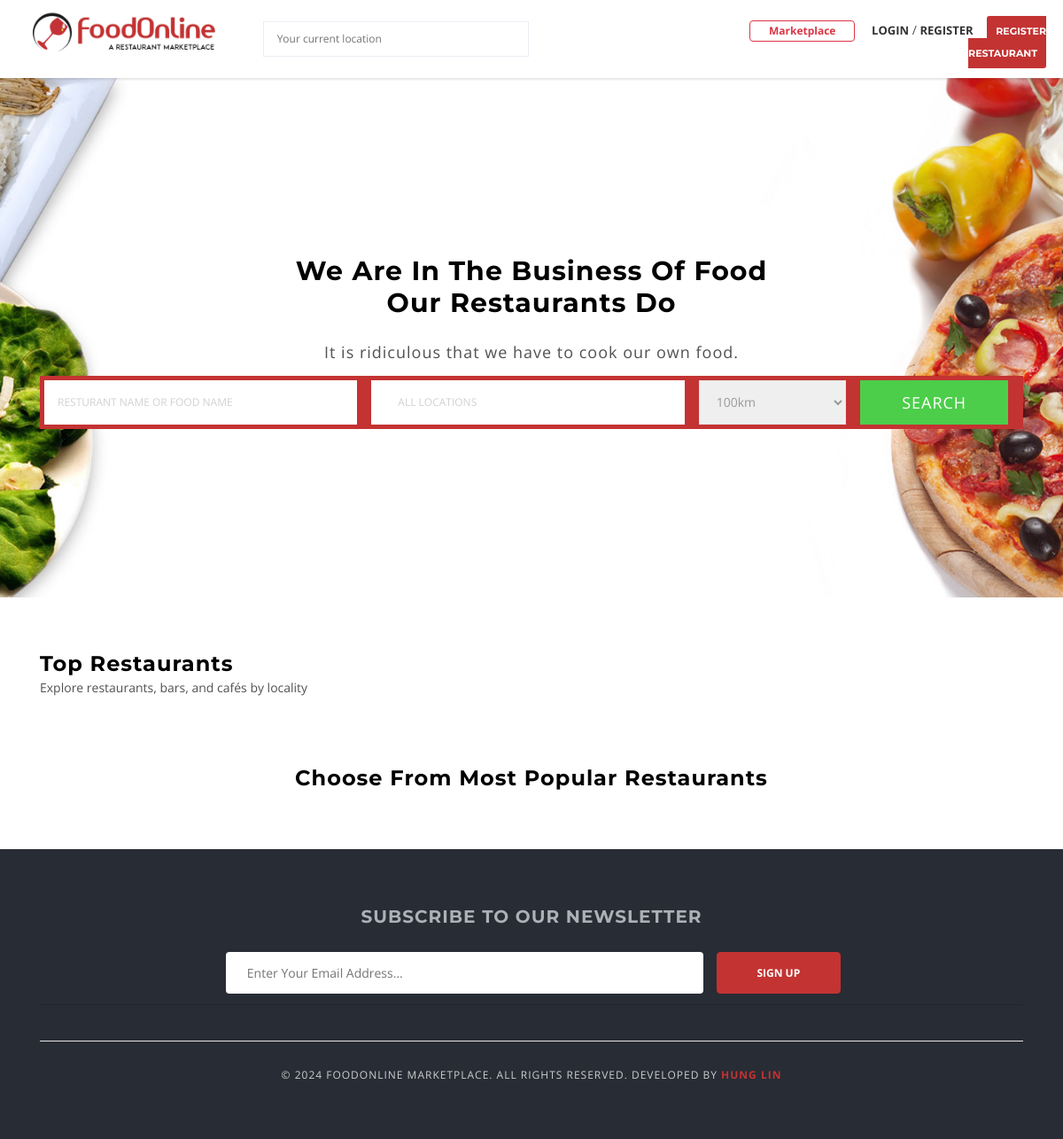
Before: / with the older database file.
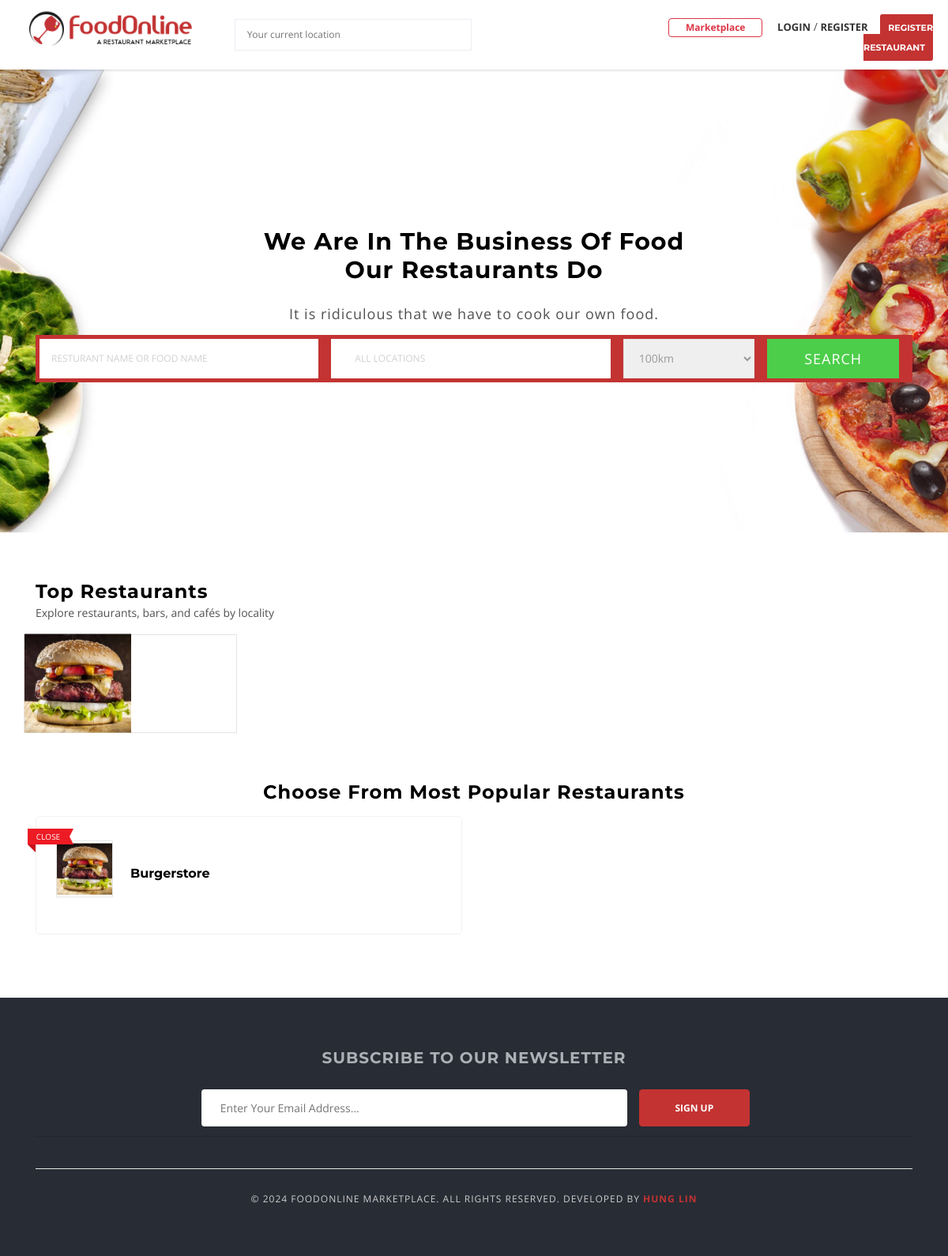
After: the same page with the newer database file.
### vendor/models.py (models this page shows, shortened)
class Vendor(models.Model):
    user = models.OneToOneField(User, on_delete=models.CASCADE, related_name="vendor")
    user_profile = models.OneToOneField(UserProfile, on_delete=models.CASCADE, related_name="vendor")
    vendor_name = models.CharField(max_length=50)
    vendor_slug = models.SlugField(max_length=100, unique=True,null=True)
    vendor_license = models.ImageField(upload_to="vendor/license")
    is_approved = models.BooleanField(default=False)
    created_at = models.DateTimeField(auto_now_add=True,null=True)
    modfied_at = models.DateTimeField(auto_now=True)
    def __str__(self):
        return self.vendor_name
    def is_open(self):
        today_date = date.today()
        today = today_date.isoweekday()
        current_opening_hours = OpeningHour.objects.filter(vendor=self, day=today)
        now = datetime.now()
        current_time = now.strftime("%H:%M:%S")
        is_open = None
        return is_open

### djangoapp/views.py (the view)
# urls.py: path("", views.home, name="home"),
def home(request):
    vendors = Vendor.objects.filter(is_approved=True, user__is_active=True)[:8]
    context = {
        "vendors": vendors,
    }
    return render(request, "home.html", context)

### accounts/context_processors.py (called while the page is built)
def get_vendor(request):
    try:
        vendor = Vendor.objects.get(user=request.user)
    except:
        vendor = None
    return dict(vendor=vendor)

def get_user_profile(request):
    try:
        user_profile = UserProfile.objects.get(user=request.user)
    except:
        user_profile = None
    return dict(user_profile=user_profile)

### templates/home.html (shortened to what this page needs)
{% extends 'base.html' %}
{% load static %}
{% block content %}
<div class="main-section">
  <div
    class="page-section nopadding cs-nomargin main-search-bar"
    style="
      padding-top: 200px;
      padding-bottom: 150px;
      margin-bottom: 0px;
      background: url('{% static 'extra-images/bg-image1.jpg' %}') no-repeat
        center / cover;
    "
  >
    <div class="container">
      <div class="row">
        <div class="col-lg-12 col-md-12 col-sm-12 col-xs-12">
          <div class="element-title">
            <h1
              style="
                font-size: 40px;
                color: #505050;
                text-transform: uppercase;
                line-height: 50px;
                margin-bottom: 25px;
                text-align: center;
              "
            >
              We are in the business of food<br />our restaurants do
            </h1>
            <p
              style="
                font-size: 18px;
                letter-spacing: 1px;
                color: #505050;
                text-align: center;
              "
            >
              It is ridiculous that we have to cook our own food.
            </p>
          </div>
        </div>
        <div class="col-lg-12 col-md-12 col-sm-12 col-xs-12">
          <div class="main-search fancy bg-holder">
            <form action="{% url 'search' %}" method="GET">
              <div class="row">
                <div class="col-lg-4 col-md-4 col-sm-3 col-xs-12">
                  <div class="field-holder">
                    <input
                      type="text"
                      name="keyword"
                      placeholder="Resturant name or food name"
                    />
                  </div>
                </div>
                <div class="col-lg-4 col-md-4 col-sm-5 col-xs-12">
                  <div class="field-holder">
                    <ul>
                      <li class="select-location">
                        <div
                          class="foodbakery-locations-fields-group foodbakery-focus-out"
                        >
                          <span class="foodbakery-search-location-icon"
                            ><i class="icon-location"></i
                          ></span>
                          <input
                            type="text"
                            name="address"
                            class="location-field-text filter"
                            id="id_address"
                            placeholder="All Locations"
                            required
                          />
                        </div>
                      </li>
                    </ul>
                  </div>
                </div>
                <div class="col-lg-2 col-md-2 col-sm-2 col-xs-12">
                  <select
                    name="radius"
                    id="radius"
                    style="height: 50px"
                    required
                  >
                    <option value="100" selected>100km</option>
                  </select>
                </div>
                <div class="col-lg-2 col-md-2 col-sm-2 col-xs-12">
                  <div class="field-holder">
                    <input type="submit" value="Search" />
                  </div>
                </div>
              </div>
            </form>
          </div>
        </div>
      </div>
    </div>
  </div>
  <div
    class="page-section nopadding cs-nomargin"
    style="
      margin-top: 0px;
      padding-top: 60px;
      padding-bottom: 0px;
      margin-bottom: 0px;
      background: #ffffff;
    "
  >
    <div class="container">
      <div class="row">
        <div class="col-lg-12 col-md-12 col-sm-12 col-xs-12">
          <div class="element-title align-left">
            <h2>Top Restaurants</h2>
            <p>Explore restaurants, bars, and cafés by locality</p>
          </div>
        </div>
        <div
          class="col-lg-12 col-md-12 col-sm-12 col-xs-12"
          style="padding-right: 0 !important; padding-left: 0 !important"
        >
          <div class="company-logo">
            <ul>
              {% for vendor in vendors %}
              <li class="has-border">
                <figure>
                  {% if vendor.user_profile.profile_picture %}
                  <a
                    href="{% url 'marketplace:vendor_detail' vendor.vendor_slug %}"
                    ><img
                      src="{{ vendor.user_profile.profile_picture.url }}"
                      class="attachment-full size-full wp-post-image"
                      alt="Profile Picture"
                      height="125"
                  /></a>
                  {% else %}
                  <a
                    href="{% url 'marketplace:vendor_detail' vendor.vendor_slug %}"
                    ><img
                      src="{% static 'images/default-profile.png' %}"
                      class="attachment-full size-full wp-post-image"
                      alt="Profile Picture"
                      height="125"
                  /></a>
                  {% endif %}
                </figure>
              </li>
              {% endfor %}
            </ul>
          </div>
        </div>
      </div>
    </div>
  </div>
  <div
    class="page-section nopadding cs-nomargin"
    style="
      margin-top: 0px;
      padding-top: 60px;
      padding-bottom: 50px;
      margin-bottom: 0px;
      background: #ffffff;
    "
  >
    <div class="container">
      <div class="row">
        <div class="col-lg-12 col-md-12 col-sm-12 col-xs-12">
          <div class="element-title align-center">
            <h2>Choose From Most Popular Restaurants</h2>
          </div>
        </div>
        <div class="col-lg-12 col-md-12 col-sm-12 col-xs-12">
          <div class="listing fancy">
            <ul class="row">
              {% for vendor in vendors %}
              <li class="col-lg-6 col-md-6 col-sm-6 col-xs-12">
                <div class="list-post featured">
                  <div class="img-holder">
                    <figure>
                      {% if vendor.user_profile.profile_picture %}
                      <a
                        href="{% url 'marketplace:vendor_detail' vendor.vendor_slug %}"
                        ><img
                          src="{{ vendor.user_profile.profile_picture.url }}"
                          class="img-thumb wp-post-image"
                          alt="Profile Picture"
                      /></a>
                      {% else %}
                      <a
                        href="{% url 'marketplace:vendor_detail' vendor.vendor_slug %}"
                        ><img
                          src="{% static 'images/default-profile.png' %}"
                          class="img-thumb wp-post-image"
                          alt="Profile Picture"
                      /></a>
                      {% endif %}
                    </figure>
                    {% if vendor.is_open %}
                    <span class="restaurant-status open">
                      <em class="bookmarkRibbon"></em>Open
                    </span>
                    {% else %}
                    <span class="restaurant-status close">
                      <em class="bookmarkRibbon"></em>Close
                    </span>
                    {% endif %}
                  </div>
                  <div class="text-holder">
                    <div class="post-title">
                      <h5>
                        <a
                          href="{% url 'marketplace:vendor_detail' vendor.vendor_slug %}"
                          >{{ vendor }}</a
                        >
                      </h5>
                    </div>
                  </div>
                </div>
              </li>
              {% endfor %}
            </ul>
          </div>
        </div>
      </div>
    </div>
  </div>
</div>
{% endblock %}

### templates/base.html (shortened to what this page needs)
{% load static %}
<!DOCTYPE html>
<html lang="en">
  <head>
    <link href="{% static 'css/iconmoon.css' %}" rel="stylesheet" />
    <link href="{% static 'css/style.css' %}" rel="stylesheet" />
    <link href="{% static 'css/cs-foodbakery-plugin.css' %}" rel="stylesheet" />
    <link
      rel="stylesheet"
      href="https://stackpath.bootstrapcdn.com/bootstrap/4.3.1/css/bootstrap.min.css"
    />
    <link href="{% static 'css/bootstrap-slider.css' %}" rel="stylesheet" />
    <link href="{% static 'css/custom.css' %}" rel="stylesheet" />
    <link href="https://cdnjs.cloudflare.com/ajax/libs/font-awesome/6.5.2/css/all.min.css" rel="stylesheet" />
    <link rel="stylesheet" href="//cdn.datatables.net/1.12.1/css/jquery.dataTables.min.css">
  </head>
  <body>
    <div class="wrapper">
      {% include 'includes/navbar.html' %}
      {% block content %}{% endblock %}
      {% include 'includes/footer.html' %}
    </div>
  </body>
</html>

### templates/includes/navbar.html (shortened to what this page needs)
{% load static %}
<header id="header">
  <div class="main-header">
    <div class="container-fluid">
      <div class="row">
        <div class="col-lg-8 col-md-8 col-sm-12 col-xs-12">
          <div class="logo">
            <figure>
              <a href="{% url 'home' %}" class="light-logo">
                <img
                  src="{% static 'logo/foodOnlineLogo.png' %}"
                  alt="FoodOnline"
                  width="250"
                />
              </a>
            </figure>
          </div>
          <div class="main-location ml-5">
            <ul>
              <li class="location-has-children choose-location">
                <form action="#">
                  <input
                    type="text"
                    value=""
                    id="location"
                    name="location"
                    placeholder="Your current location"
                    autocomplete="off"
                  />
                  <span
                    id="foodbakery_radius_location_open"
                    class="foodbakery-radius-location"
                    onclick="getLocation()"
                    ><i class="icon-target5"></i
                  ></span>
                </form>
              </li>
            </ul>
          </div>
        </div>
        <div class="col-lg-4 col-md-4 col-sm-12 col-xs-12">
          <div class="login-option">
            <a
              href="{% url 'marketplace:marketplace' %}"
              class="btn btn-outline-danger font-weight-bold"
            >
              Marketplace
            </a>
            {% if user.is_authenticated %}
            <a
              class="cs-color cs-popup-joinus-btn login-popup"
              href="{% url 'accounts:myAccount' %}"
              >MY ACCOUNT</a>
            <a
              class="cs-color cs-popup-joinus-btn login-popup text-danger"
              href="{% url 'accounts:logout' %}"
              >Logout</a>
            {% else %}
            <a
              class="cs-color cs-popup-joinus-btn login-popup"
              href="{% url 'accounts:login' %}"
              >Login</a> /
            <span>
              <a
                href="{% url 'accounts:registerUser' %}"
                class="cs-color cs-popup-joinus-btn login-popup ml-0"
              >Register</a>
            </span>
            <a class="get-start-btn" href="{% url 'accounts:registerVendor' %}">
              Register Restaurant
            </a>
            {% endif %}
          </div>
        </div>
      </div>
    </div>
  </div>
</header>

### templates/includes/footer.html (shortened to what this page needs)
{% load static %}
<footer id="footer" class="footer-style-2">
  <div class="footer-widget">
    <div class="container">
      <div class="row">
        <div class="col-lg-12 col-md-12 col-sm-12 col-xs-12">
          <div class="widget widget-newsletter">
            <div class="widget-title">
              <h5>Subscribe to our Newsletter</h5>
            </div>
            <div class="fieldset">
              <form action="#">
                <div class="field-holder">
                  <label>
                    <input
                      type="text"
                      class="field-input"
                      placeholder=" Enter Your Email Address..."
                    />
                  </label>
                </div>
                <div class="field-holder btn-holder">
                  <input
                    class="subscribe-btn bgcolor"
                    type="submit"
                    value="Sign Up"
                  />
                </div>
              </form>
            </div>
          </div>
        </div>
      </div>
    </div>
  </div>
  <div class="copyright-sec">
    <div class="container">
      <div class="row">
        <div class="col-lg-12 col-md-12 col-sm-12 col-xs-12">
          <div class="copyright-inner">
            <div class="copy-right">
              <p>
                © {% now "Y" %} FoodOnline Marketplace. All Rights Reserved. Developed By
                <a href="#">Hung Lin</a>
              </p>
            </div>
          </div>
        </div>
      </div>
    </div>
  </div>
</footer>

### static/css/custom.css (style rules this page uses)
.btn { padding: 2px 1.75em; font-size: 12px; cursor: pointer; }
.main-search.fancy .field-holder input[type="text"] { color: #000000 !important; }

### templates/base.html (style rules this page uses)
body, .main-section p, .mce-content-body p { font: Normal 14px/24px "Open Sans", sans-serif; letter-spacing: 0px; text-transform: none; color: #515151 !important; }

Changed rows visible on the page:
added Vendor: shows "CLOSE", vendor_name "Burgerstore"
